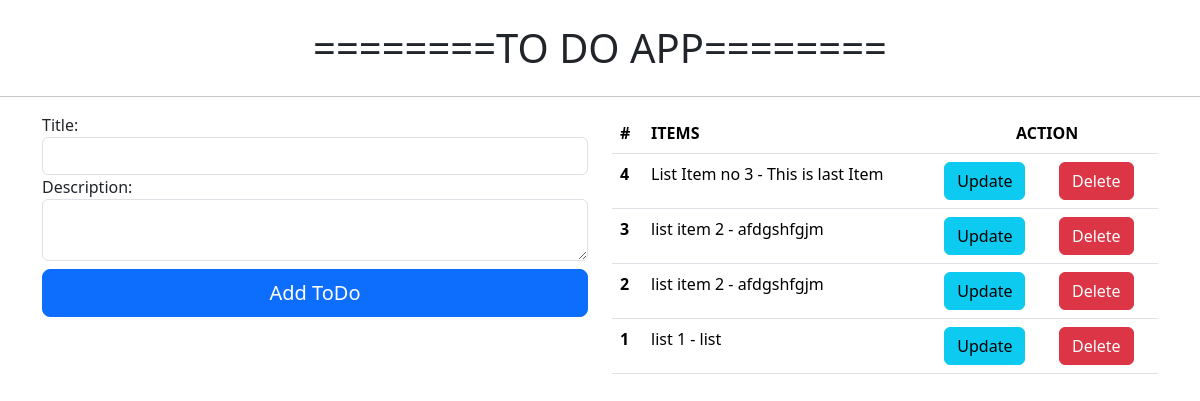
The app's page /, older data.
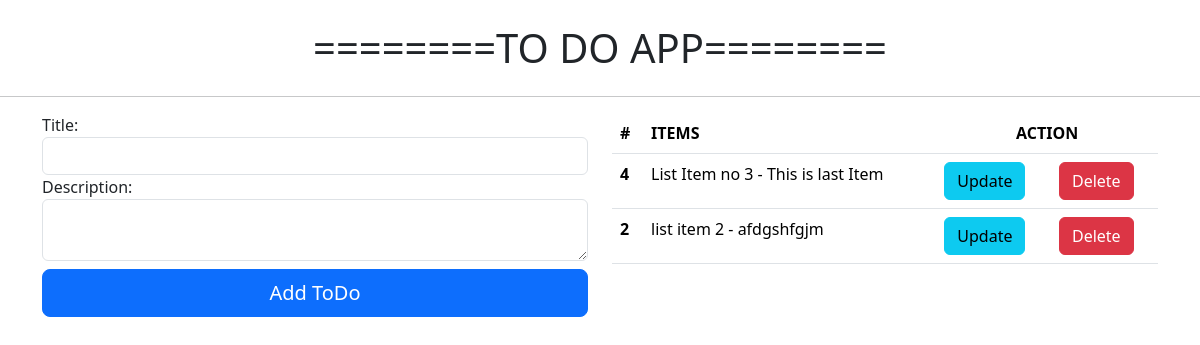
The same page, newer data.
### todoApp/models.py (models this page shows, shortened)
class todo_model(models.Model):
    title = models.CharField(max_length = 50)
    description = models.TextField()
    created_date = models.DateTimeField(auto_now_add = True)

### todoApp/views.py (the view)
# urls.py: path('',home,name='home'),
def home(request):
    data = todo_model.objects.all().order_by('-id')
    if request.method =='POST':
        form = todoForm(request.POST)
        try:
            if form.is_valid():
                form.save()
                messages.success(request, "Items Added Successfully")
        except:
            raise ValueError("Invalid or Empty Fields")
    else:
        form = todoForm()
    return render(request,'todoApp/index.html',{'data':data,'frm':form})

### todoApp/forms.py
class todoForm(forms.ModelForm):
   class Meta:
        model = todo_model
        fields = ['title','description']
        widgets = {
                'title': forms.TextInput(attrs={'class': 'form-control'}),
                'description': forms.Textarea(attrs={'class': 'form-control','rows':2}),
            }

### templates/todoApp/index.html (shortened to what this page needs)
{% extends "../base.html" %}
{% block content %}
<div class="container">
    <div class="row">
        <div class="col-md-6">
            <form action="" method="post">
                {{frm}}
                <div class="d-grid col-12 my-2">
                    <button type="submit" class="btn btn-primary btn-lg">Add ToDo</button>
                </div>
            </form>
        </div>
        <div class="col-md-6">
            <table class="table">
                <thead class="thead-dark">
                  <tr>
                    <th scope="col">#</th>
                    <th scope="col">ITEMS</th>
                    <th scope="col" colspan="2" class="text-center" >ACTION</th>
                  </tr>
                </thead>
                <tbody>
                    {% for item in data %}
                    <tr>
                        <th scope="row">{{item.id}}</th>
                        <td>{{item.title}} - {{item.description}}</td>
                        <td><a href="update-{{item.id}}" class="btn btn-info" >Update</a></td>
                        <td><a href="delete-{{item.id}}" class="btn btn-danger" >Delete</a></td>
                      </tr>
                      {% endfor %}
                </tbody>
              </table>
        </div>
    </div>
</div>
{% endblock content %}

Row changes from the older to the newer data that the page shows:
removed todo_model: id "3", title "list item 2", description "afdgshfgjm"
removed todo_model: id "1", title "list 1", description "list"
